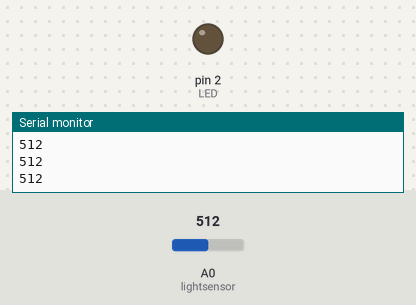
This sketch was run on a simulated Arduino Uno, built with avr-gcc and run on an emulated ATmega328P. Shown: output pins drawn as LEDs (lit = HIGH), the last lines printed to the serial monitor. The test bench sets the inputs (shaded band); at power-on: A0 (lightsensor) = 512.

Above: at 1.2 s.
1.3 s: A0 (lightsensor) set to 464
2.8 s: A0 (lightsensor) set to 437
At 3.4 s:
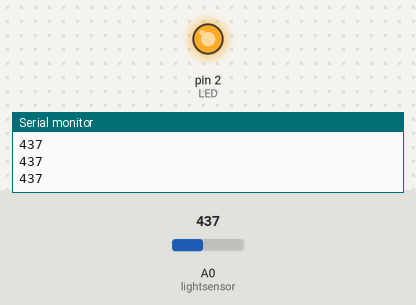
4.3 s: A0 (lightsensor) set to 460
At 4.8 s:
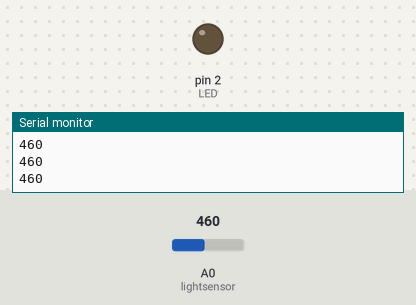
5.8 s: A0 (lightsensor) set to 440
At 7.3 s:
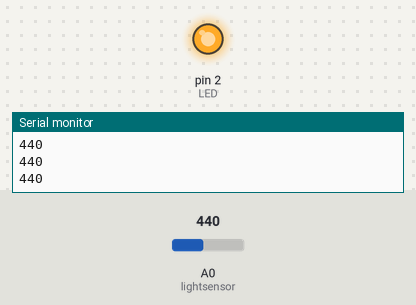
Timing chart, 0 to 8.3 s (numbered marks = the images above; inputs shaded):
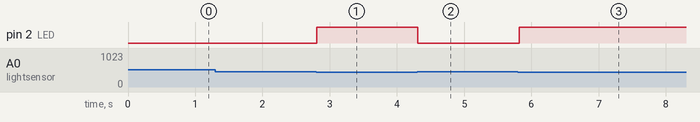

Measured:
- the behaviour switches between 451 and 450 on A0 (lightsensor) (found by bisection; images 0 and 1)
- after the input at 2.8 s, pin 2 (LED): LOW → HIGH at once
- after the input at 4.3 s, pin 2 (LED): HIGH → LOW at once
- after the input at 5.8 s, pin 2 (LED): LOW → HIGH at once

The sketch:

Photoresistor.ino
```cpp
// simple program to turn on LED according to how much light is in our (will be picked up by a photosensor)
int lightsensor = A0;
int light = 0;
int LED = 2;

void setup() {
  Serial.begin(9600); // Asking serial monitor to begin

  pinMode(LED, OUTPUT);
}

void loop() {
  // put your main code here, to run repeatedly:

  light = analogRead(lightsensor);

  if(light > 450) { // If the light in our room is greater than zero (We don't know the light in our room yet so we set it to zero for now)
    digitalWrite(LED, LOW); // tell LED to not give any voltage to LED
  } else {
    digitalWrite(LED, HIGH); // Otherwise the LED should turn on if it is dark
  }

  Serial.println(light); // asking serial monitor to print out the level of light in my room to put in if else statement

  delay(100); // wait a tenth of a second or 100 milliseconds before restarting the loop
}
// Need to check what number the serial monitor is printing when it is light and dark in your room
// You need to modify the code accordingly
// number in the if statement will be changed to a number that is in the middle of both high and low numbers printed in the serial monitor
```
